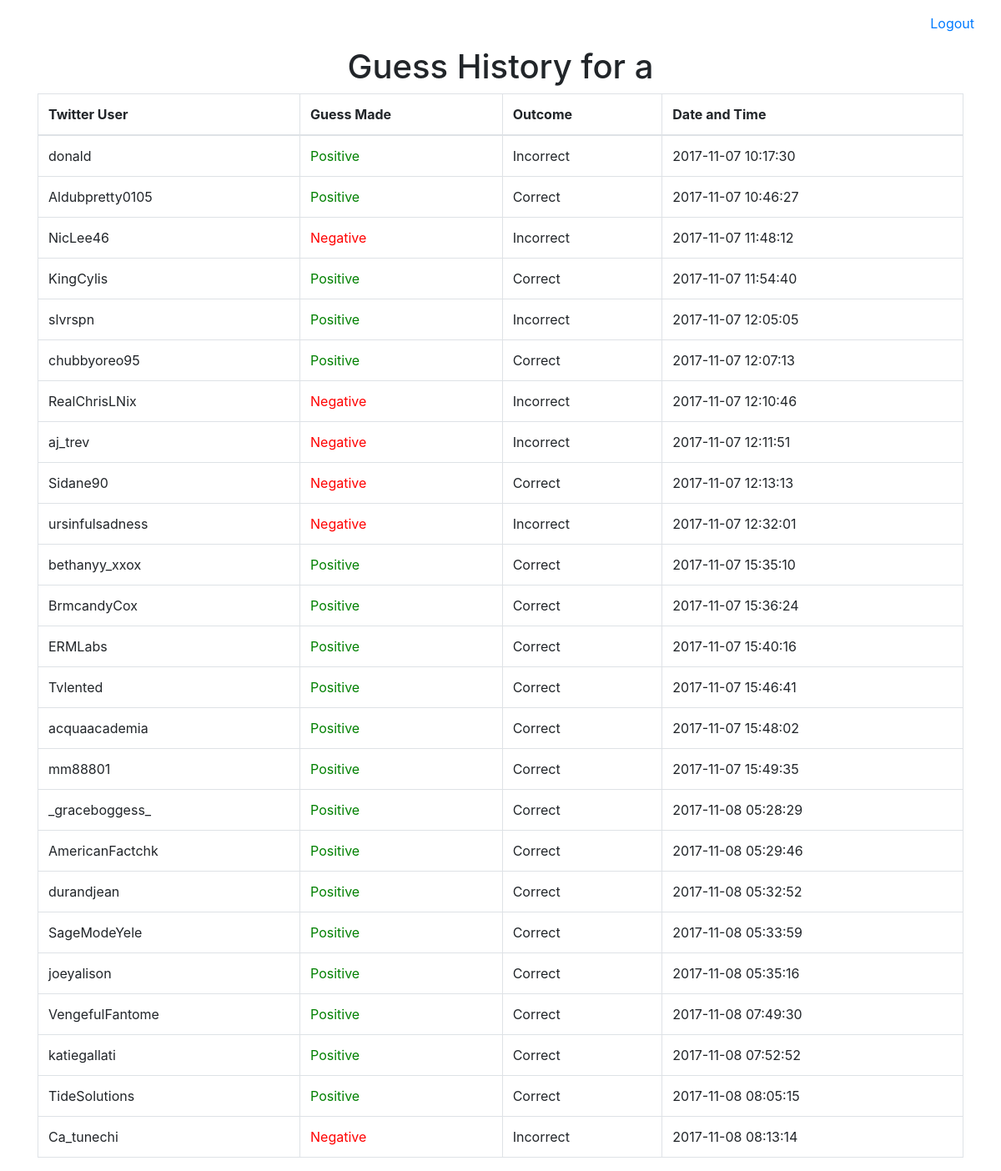
The page /history (signed in) on the database as committed earlier.
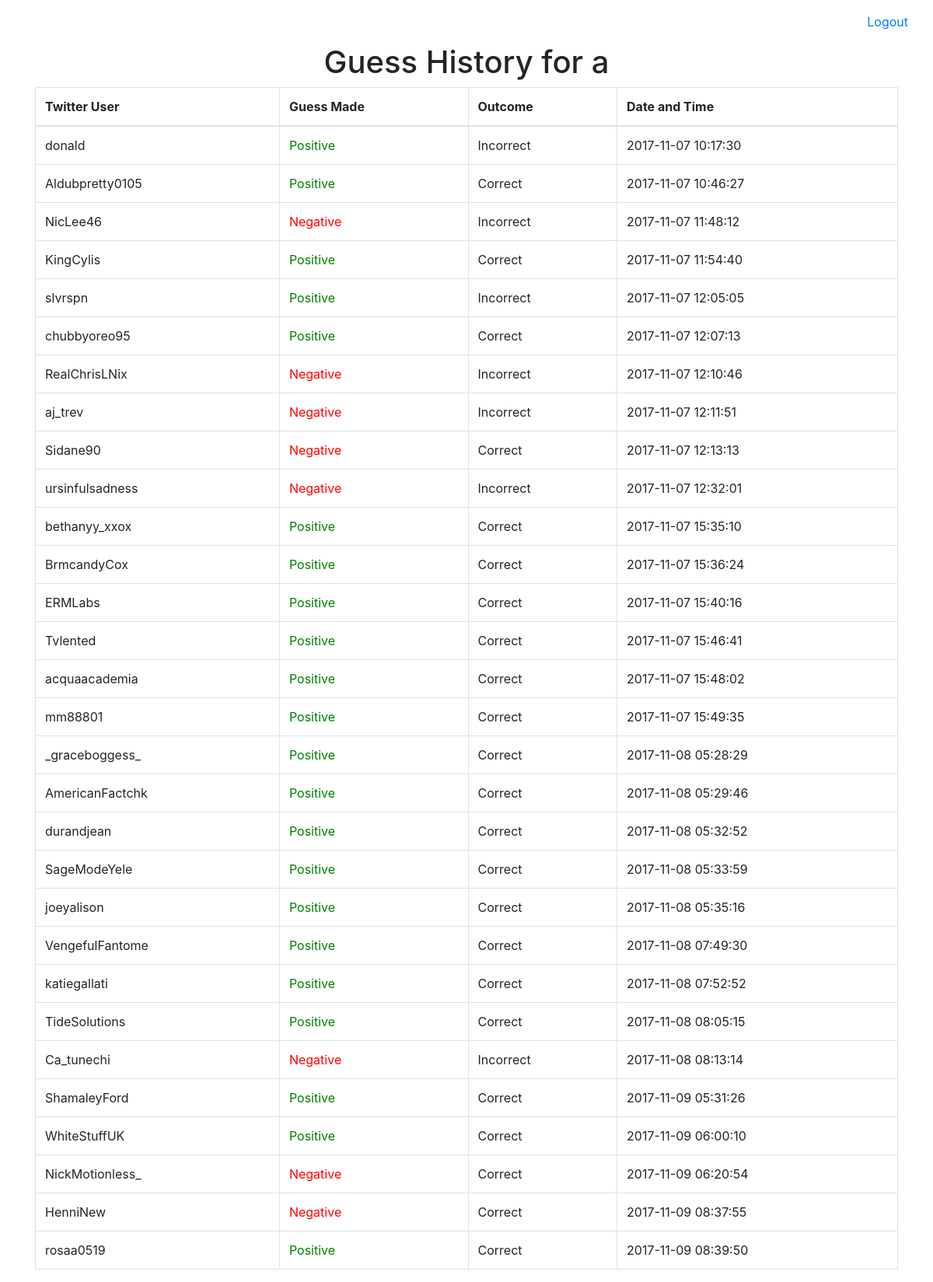
The same page on the database as committed later.
### tables this page shows
CREATE TABLE "guesses" (
	`username`	TEXT NOT NULL,
	`twitter_user`	TEXT NOT NULL,
	`guess`	TEXT NOT NULL,
	`result`	TEXT NOT NULL,
	`date`	TEXT NOT NULL
);

### application.py (the view)
@app.route('/history')
def history():
        con = None
        try:
            con = lite.connect('twittergame.db')
            cur = con.cursor()
            cur.execute("SELECT * FROM guesses WHERE username = ?", (session['username'],))
            userHistory = cur.fetchall()
            return render_template('history.html', history = userHistory)
        except lite.Error as e:
            print('Error: {}'.format(e.args[0]))
            return render_template('error.html', errorCode = e.args[0])
            sys.exit(1)
        finally:
            if con:
                con.close()

### templates/history.html (shortened to what this page needs)
{% extends "layout.html" %}
{% block main %}
    <h1 class="text-center">Guess History for {{ session['username'] }}</h1>
    <div class="container">
        <table class="table table-bordered">
            <thead class="thead-inverse">
                <tr>
                    <th>Twitter User</th>
                    <th>Guess Made</th>
                    <th>Outcome</th>
                    <th>Date and Time</th>
                </tr>
            </thead>
            <tbody>
                {% for entry in history %}
                <tr>
                    <td>{{ entry[1] }}</td>
                    {% if entry[2] == 'positive' %}
                        <td class="posHistoryGuess">Positive</td>
                    {% else %}
                        <td class="negHistoryGuess">Negative</td>
                    {% endif %}
                    {% if entry[3] == 'True' %}
                        <td>Correct</td>
                    {% else %}
                        <td>Incorrect</td>
                    {% endif %}
                    <td>{{ entry[4] }}</td>
                </tr>
                {% endfor %}
            </tbody>
        </table>
    </div>
{% endblock %}

### templates/layout.html (shortened to what this page needs)
<!DOCTYPE html>
<html lang="en">
    <head>
        <link rel="stylesheet" href="https://maxcdn.bootstrapcdn.com/bootstrap/4.0.0-alpha.6/css/bootstrap.min.css">
        <link rel="stylesheet" href="{{ url_for('static', filename='styles.css') }}" />
    </head>
    <body>
        {% if 'username' in session %}
        <nav class="navbar navbar-light bg-faded ">
            <a href="{{ url_for('logout') }}" class="nav-link ml-auto">Logout</a>
        </nav>
        {% endif %}
        <main>
            {% block main %}{% endblock %}
        </main>
    </body>
</html>

### static/styles.css (style rules this page uses)
.posHistoryGuess { color: green; }
.negHistoryGuess { color: red; }

Rows that differ between the two databases and show on the page:
added guesses: twitter_user "ShamaleyFord", guess "Positive", result "Correct", date "2017-11-09 05:31:26"
added guesses: twitter_user "WhiteStuffUK", guess "Positive", result "Correct", date "2017-11-09 06:00:10"
added guesses: twitter_user "NickMotionless_", guess "Negative", result "Correct", date "2017-11-09 06:20:54"
added guesses: twitter_user "HenniNew", guess "Negative", result "Correct", date "2017-11-09 08:37:55"
added guesses: twitter_user "rosaa0519", guess "Positive", result "Correct", date "2017-11-09 08:39:50"
